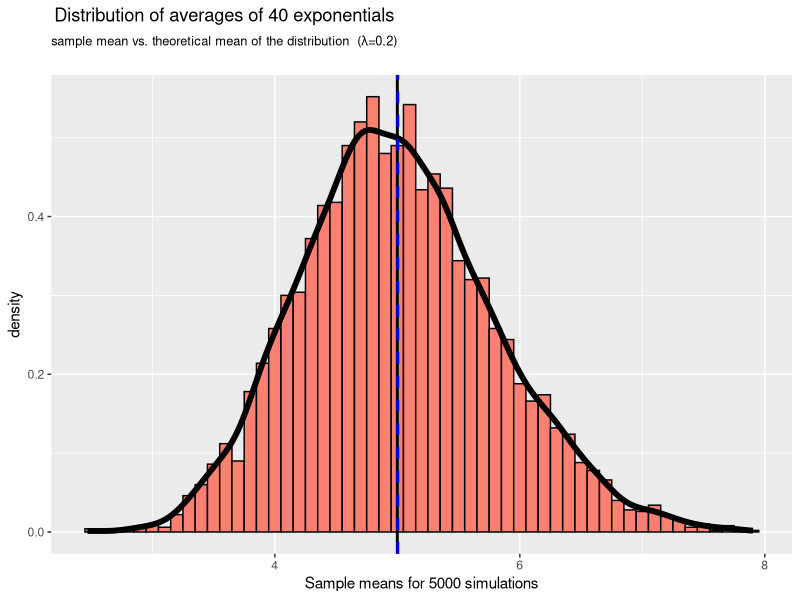
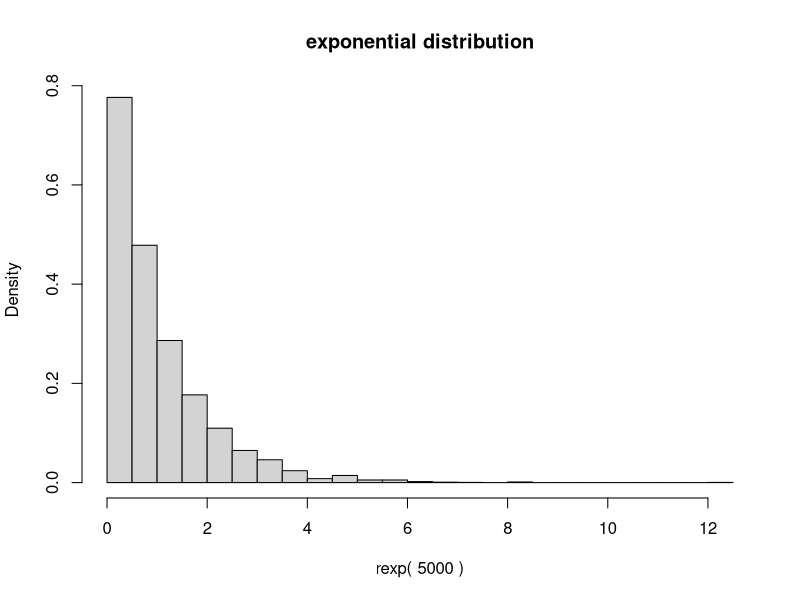
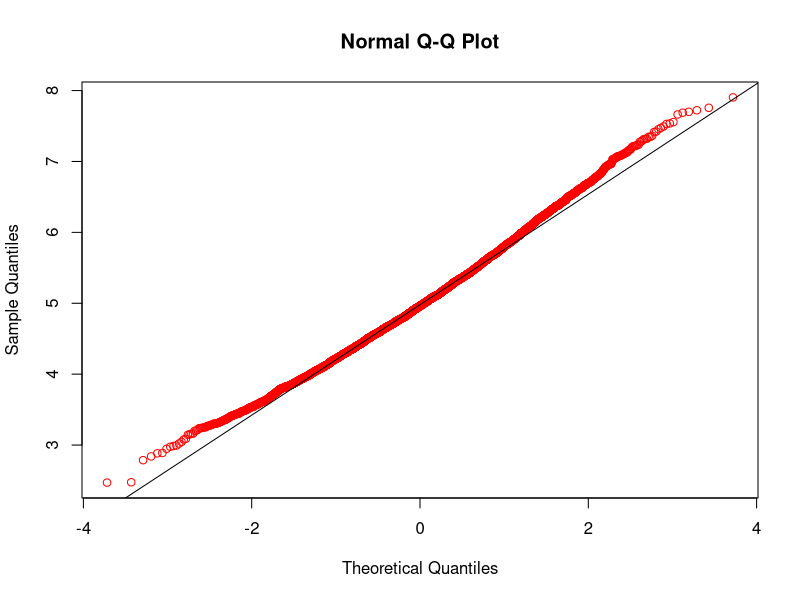

Here is the R script that generated these plots, in order:
## ---- chunk 1

nDistributions <- 40;
nSimulations <- 5000;
lambda <- 0.2;

set.seed(1234)

simulationValues <- rexp( nSimulations * nDistributions, lambda )
simulationMatrix <- matrix(simulationValues, nSimulations, nDistributions)


## ---- chunk 2
theoreticalMean <- 1/lambda

# Simulation mean: each position is the mean of nDistribution random values 
#                  (from an exponential distribution)
#    dimensions: vector of nSimulatinons length
simulationMean <- rowMeans(simulationMatrix);  
                                               
sampleMean <- mean(simulationMean)

## ---- chunk 3

sprintf("Theoretical mean: %f", theoreticalMean)
sprintf("Sample mean: %f", sampleMean)

## ---- chunk 4

library(ggplot2)

g <- ggplot(data = data.frame(simulationMean), aes(x=simulationMean))

g <- g + geom_histogram(fill = "salmon", binwidth=0.1, 
                        aes(y=..density..), color="black")
g <- g + geom_density(size = 2)

g <- g + geom_vline(xintercept = theoreticalMean, size = 1, color = "black", linetype=1, show_guide = TRUE)
g <- g + geom_vline(xintercept = sampleMean, size = 1, color = "blue", linetype=2)

g <- g + ggtitle(bquote(atop(paste("Distribution of averages of ", .(nDistributions), " exponentials"),
                                atop(paste("sample mean vs. theoretical mean of the distribution  (", lambda, "=", .(lambda), ")")))))

g <- g + xlab(paste("Sample means for", nSimulations, "simulations"))

g

## ---- chunk 5

theoreticalVariance <- ((1/lambda)^2)/nDistributions  # Theoretical Variance
sampleVariance<- var(simulationMean)

## ---- chunk 6

sprintf("Sample variance: %f", sampleVariance)
sprintf("Theoretical variance: %f", theoreticalVariance)

## ---- chunk 7
theoreticalMean + c(1, 2, 3)*theoreticalVariance
## ---- chunk 8
quantile(simulationMean, c(0.68, 0.95, 0.99))
## ---- chunk 9

hist(rexp(nSimulations), 
     main = "exponential distribution",
     xlab = paste("rexp(", nSimulations, ")"), freq = FALSE, breaks=30 )


## ---- chunk 10

qqnorm(simulationMean, col="red")
qqline(simulationMean)

